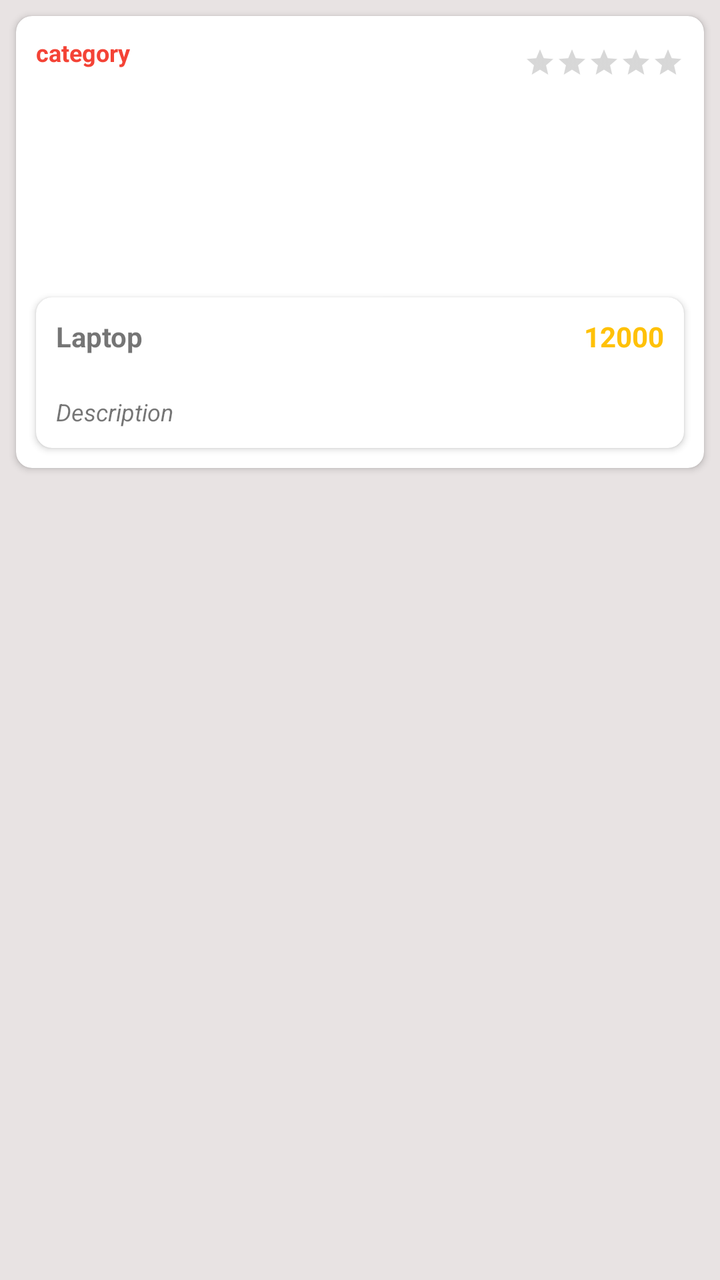
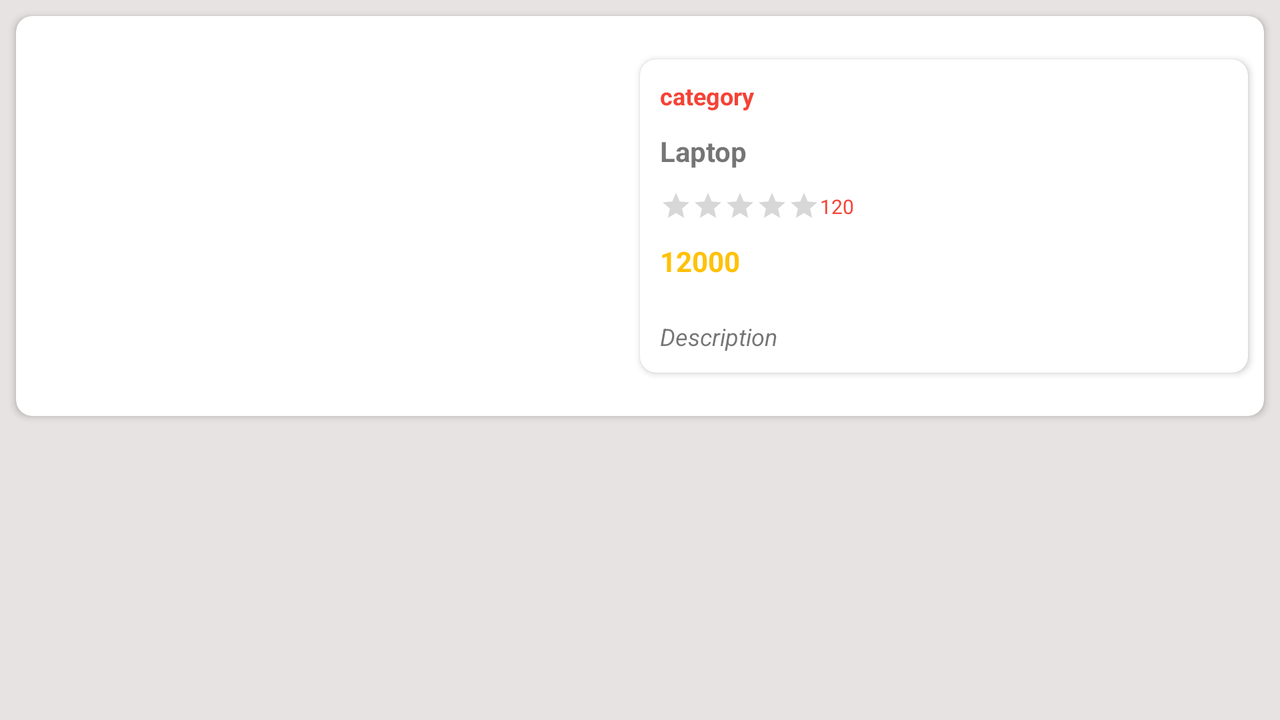

One screen, two layout resources from the same app: the default and the author's alternative for another configuration. Each is rendered where Android would select it; the XML of both is given below.
<!-- AndroidManifest.xml: application theme Theme.HappyCollection -->
<!-- res/layout/adapter_list_item.xml -->
<?xml version="1.0" encoding="utf-8"?>
<FrameLayout xmlns:android="http://schemas.android.com/apk/res/android"
    xmlns:app="http://schemas.android.com/apk/res-auto"
    xmlns:tools="http://schemas.android.com/tools"
    android:layout_width="match_parent"
    android:layout_height="wrap_content"
    android:background="@color/light_grey">

    <androidx.cardview.widget.CardView
        android:layout_width="match_parent"
        android:layout_height="wrap_content"
        android:layout_margin="@dimen/dimens_8dp"
        android:elevation="@dimen/dimens_8dp"
        app:cardCornerRadius="@dimen/dimens_8dp">

        <androidx.constraintlayout.widget.ConstraintLayout
            android:layout_width="match_parent"
            android:layout_height="wrap_content">

            <RatingBar
                android:id="@+id/rating_bar"
                style="?android:attr/ratingBarStyleSmall"
                android:layout_width="wrap_content"
                android:layout_height="wrap_content"
                android:layout_marginTop="@dimen/dimens_10dp"
                android:backgroundTint="@color/yellow"
                android:elevation="@dimen/dimens_100dp"
                android:progressTint="@color/yellow"
                app:layout_constraintBottom_toBottomOf="@+id/category"
                app:layout_constraintEnd_toStartOf="@+id/rating_count"
                app:layout_constraintTop_toTopOf="@+id/category" />

            <TextView
                android:id="@+id/rating_count"
                android:layout_width="wrap_content"
                android:layout_height="wrap_content"
                android:layout_marginEnd="@dimen/dimens_10dp"
                android:elevation="@dimen/dimens_100dp"
                android:textColor="@color/red"
                android:textSize="@dimen/text_10sp"
                app:layout_constraintBottom_toBottomOf="@+id/rating_bar"
                app:layout_constraintEnd_toEndOf="parent"
                app:layout_constraintTop_toTopOf="@+id/rating_bar" />

            <TextView
                android:id="@+id/category"
                android:layout_width="wrap_content"
                android:layout_height="wrap_content"
                android:layout_margin="@dimen/dimens_10dp"
                android:elevation="@dimen/dimens_100dp"
                android:text="category"
                android:textColor="@color/red"
                android:textSize="@dimen/text_12sp"
                android:textStyle="bold"
                app:layout_constraintStart_toStartOf="parent"
                app:layout_constraintTop_toTopOf="parent"
                tools:ignore="HardcodedText" />


            <androidx.appcompat.widget.AppCompatImageView
                android:id="@+id/imageUrl"
                android:layout_width="match_parent"
                android:layout_height="@dimen/dimens_0dp"
                android:layout_margin="@dimen/dimens_10dp"
                android:scaleType="centerInside"
                android:src="@drawable/sample2"
                app:layout_constraintDimensionRatio="1.5:1"
                app:layout_constraintStart_toStartOf="parent"
                app:layout_constraintTop_toTopOf="parent" />

            <androidx.cardview.widget.CardView
                android:id="@+id/product_details"
                android:layout_width="match_parent"
                android:layout_height="wrap_content"
                android:layout_margin="@dimen/dimens_10dp"
                android:elevation="@dimen/dimens_8dp"
                app:cardCornerRadius="@dimen/dimens_8dp"
                app:layout_constraintBottom_toBottomOf="parent">

                <androidx.constraintlayout.widget.ConstraintLayout
                    android:layout_width="match_parent"
                    android:layout_height="wrap_content">

                    <TextView
                        android:id="@+id/title"
                        android:layout_width="@dimen/dimens_0dp"
                        android:layout_height="wrap_content"
                        android:layout_margin="@dimen/dimens_10dp"
                        android:maxLines="1"
                        android:text="Laptop"
                        android:textSize="@dimen/text_14sp"
                        android:textStyle="bold"
                        app:layout_constraintEnd_toStartOf="@+id/price"
                        app:layout_constraintStart_toStartOf="parent"
                        app:layout_constraintTop_toTopOf="parent"
                        tools:ignore="HardcodedText" />

                    <TextView
                        android:id="@+id/price"
                        android:layout_width="wrap_content"
                        android:layout_height="wrap_content"
                        android:layout_margin="@dimen/dimens_10dp"
                        android:text="12000"
                        android:textColor="@color/yellow"
                        android:textSize="@dimen/text_14sp"
                        android:textStyle="bold"
                        app:layout_constraintEnd_toEndOf="parent"
                        app:layout_constraintStart_toEndOf="@+id/title"
                        app:layout_constraintTop_toTopOf="parent"
                        tools:ignore="HardcodedText" />

                    <TextView
                        android:id="@+id/description"
                        android:layout_width="wrap_content"
                        android:layout_height="wrap_content"
                        android:layout_marginTop="@dimen/dimens_10dp"
                        android:maxLines="2"
                        android:padding="@dimen/dimens_10dp"
                        android:text="Description"
                        android:textSize="@dimen/text_12sp"
                        android:textStyle="italic"
                        app:layout_constraintStart_toStartOf="parent"
                        app:layout_constraintTop_toBottomOf="@+id/title"
                        tools:ignore="HardcodedText" />
                </androidx.constraintlayout.widget.ConstraintLayout>
            </androidx.cardview.widget.CardView>
        </androidx.constraintlayout.widget.ConstraintLayout>
    </androidx.cardview.widget.CardView>
</FrameLayout>
<!-- resources referenced by this layout -->
<resources>
  <color name="light_grey">#E8E3E3</color>
  <color name="red">#F44336</color>
  <color name="yellow">#FFC107</color>
  <dimen name="dimens_0dp">0dp</dimen>
  <dimen name="dimens_100dp">100dp</dimen>
  <dimen name="dimens_10dp">10dp</dimen>
  <dimen name="dimens_8dp">8dp</dimen>
  <dimen name="text_10sp">10sp</dimen>
  <dimen name="text_12sp">12sp</dimen>
  <dimen name="text_14sp">14sp</dimen>
  <style name="Theme.HappyCollection" parent="Theme.MaterialComponents.Light">
          
          <item name="colorPrimary">@color/light_green</item>
          <item name="colorPrimaryVariant">@color/green</item>
          <item name="colorOnPrimary">@color/white</item>
          
          <item name="colorSecondary">@color/teal_200</item>
          <item name="colorSecondaryVariant">@color/teal_700</item>
          <item name="colorOnSecondary">@color/white</item>
          
          <item name="android:statusBarColor" tools:targetApi="l">?attr/colorPrimaryVariant</item>
          
      </style>
  <color name="light_green">#94F490</color>
  <color name="green">#01CC0B</color>
  <color name="white">#FFFFFFFF</color>
  <color name="teal_200">#FF03DAC5</color>
  <color name="teal_700">#FF018786</color>
</resources>
<!-- res/layout-land/adapter_list_item.xml (the author's variant of the layout above) -->
<!-- drawn on the phone turned sideways -->
<?xml version="1.0" encoding="utf-8"?>
<androidx.constraintlayout.widget.ConstraintLayout xmlns:android="http://schemas.android.com/apk/res/android"
    xmlns:app="http://schemas.android.com/apk/res-auto"
    xmlns:tools="http://schemas.android.com/tools"
    android:layout_width="match_parent"
    android:layout_height="wrap_content"
    android:background="@color/light_grey"
    android:paddingBottom="@dimen/dimens_10dp">

    <androidx.cardview.widget.CardView
        android:layout_width="match_parent"
        android:layout_height="wrap_content"
        android:layout_margin="@dimen/dimens_8dp"
        android:elevation="@dimen/dimens_8dp"
        app:cardCornerRadius="@dimen/dimens_8dp"
        app:layout_constraintStart_toStartOf="parent"
        app:layout_constraintTop_toTopOf="parent">

        <androidx.constraintlayout.widget.ConstraintLayout
            android:layout_width="match_parent"
            android:layout_height="wrap_content">

            <androidx.appcompat.widget.AppCompatImageView
                android:id="@+id/imageUrl"
                android:layout_width="@dimen/dimens_0dp"
                android:layout_height="200dp"
                android:scaleType="centerInside"
                android:src="@drawable/sample2"
                app:layout_constraintEnd_toStartOf="@+id/product_details"
                app:layout_constraintHorizontal_bias=".5"
                app:layout_constraintStart_toStartOf="parent"
                app:layout_constraintTop_toTopOf="parent" />

            <androidx.cardview.widget.CardView
                android:id="@+id/product_details"
                android:layout_width="@dimen/dimens_0dp"
                android:layout_height="match_parent"
                android:layout_margin="@dimen/dimens_8dp"
                android:elevation="@dimen/dimens_8dp"
                app:cardCornerRadius="@dimen/dimens_8dp"
                app:layout_constraintBottom_toBottomOf="parent"
                app:layout_constraintEnd_toEndOf="parent"
                app:layout_constraintHorizontal_bias=".5"
                app:layout_constraintStart_toEndOf="@+id/imageUrl"
                app:layout_constraintTop_toTopOf="parent">

                <androidx.constraintlayout.widget.ConstraintLayout
                    android:layout_width="match_parent"
                    android:layout_height="wrap_content">

                    <RatingBar
                        android:id="@+id/rating_bar"
                        style="?android:attr/ratingBarStyleSmall"
                        android:layout_width="wrap_content"
                        android:layout_height="wrap_content"
                        android:layout_margin="@dimen/dimens_10dp"
                        android:layout_marginTop="@dimen/dimens_10dp"
                        android:backgroundTint="@color/black"
                        android:elevation="@dimen/dimens_100dp"
                        android:progressTint="@color/yellow"
                        app:layout_constraintStart_toStartOf="parent"
                        app:layout_constraintTop_toBottomOf="@+id/title" />

                    <TextView
                        android:id="@+id/title"
                        android:layout_width="match_parent"
                        android:layout_height="wrap_content"
                        android:layout_margin="@dimen/dimens_10dp"
                        android:maxLines="2"
                        android:text="Laptop"
                        android:textSize="@dimen/text_14sp"
                        android:textStyle="bold"
                        app:layout_constraintStart_toStartOf="parent"
                        app:layout_constraintTop_toBottomOf="@+id/category"
                        tools:ignore="HardcodedText" />

                    <TextView
                        android:id="@+id/category"
                        android:layout_width="wrap_content"
                        android:layout_height="wrap_content"
                        android:layout_margin="@dimen/dimens_10dp"
                        android:elevation="@dimen/dimens_100dp"
                        android:text="category"
                        android:textColor="@color/red"
                        android:textSize="@dimen/text_12sp"
                        android:textStyle="bold"
                        app:layout_constraintStart_toStartOf="parent"
                        app:layout_constraintTop_toTopOf="parent"
                        tools:ignore="HardcodedText" />

                    <TextView
                        android:id="@+id/rating_count"
                        android:layout_width="wrap_content"
                        android:layout_height="wrap_content"
                        android:layout_marginEnd="@dimen/dimens_10dp"
                        android:elevation="@dimen/dimens_100dp"
                        android:text="120"
                        android:textColor="@color/red"
                        android:textSize="@dimen/text_10sp"
                        app:layout_constraintBottom_toBottomOf="@+id/rating_bar"
                        app:layout_constraintStart_toEndOf="@+id/rating_bar"
                        app:layout_constraintTop_toTopOf="@+id/rating_bar"
                        tools:ignore="HardcodedText" />

                    <TextView
                        android:id="@+id/price"
                        android:layout_width="wrap_content"
                        android:layout_height="wrap_content"
                        android:layout_margin="@dimen/dimens_10dp"
                        android:text="12000"
                        android:textColor="@color/yellow"
                        android:textSize="@dimen/text_14sp"
                        android:textStyle="bold"
                        app:layout_constraintStart_toStartOf="parent"
                        app:layout_constraintTop_toBottomOf="@+id/rating_bar"
                        tools:ignore="HardcodedText" />

                    <TextView
                        android:id="@+id/description"
                        android:layout_width="wrap_content"
                        android:layout_height="wrap_content"
                        android:layout_marginTop="@dimen/dimens_10dp"
                        android:maxLines="3"
                        android:padding="@dimen/dimens_10dp"
                        android:text="Description"
                        android:textSize="@dimen/text_12sp"
                        android:textStyle="italic"
                        app:layout_constraintStart_toStartOf="parent"
                        app:layout_constraintTop_toBottomOf="@+id/price"
                        tools:ignore="HardcodedText" />
                </androidx.constraintlayout.widget.ConstraintLayout>
            </androidx.cardview.widget.CardView>
        </androidx.constraintlayout.widget.ConstraintLayout>
    </androidx.cardview.widget.CardView>
</androidx.constraintlayout.widget.ConstraintLayout>
<!-- resources referenced by the variant -->
<!-- as the phone turned sideways resolves them -->
<resources>
  <color name="black">#FF000000</color>
  <color name="light_grey">#E8E3E3</color>
  <color name="red">#F44336</color>
  <color name="yellow">#FFC107</color>
  <dimen name="dimens_0dp">0dp</dimen>
  <dimen name="dimens_100dp">100dp</dimen>
  <dimen name="dimens_10dp">10dp</dimen>
  <dimen name="dimens_8dp">8dp</dimen>
  <dimen name="text_10sp">10sp</dimen>
  <dimen name="text_12sp">12sp</dimen>
  <dimen name="text_14sp">14sp</dimen>
  <style name="Theme.HappyCollection" parent="Theme.MaterialComponents.Light">
          
          <item name="colorPrimary">@color/light_green</item>
          <item name="colorPrimaryVariant">@color/green</item>
          <item name="colorOnPrimary">@color/white</item>
          
          <item name="colorSecondary">@color/teal_200</item>
          <item name="colorSecondaryVariant">@color/teal_700</item>
          <item name="colorOnSecondary">@color/white</item>
          
          <item name="android:statusBarColor" tools:targetApi="l">?attr/colorPrimaryVariant</item>
          
      </style>
  <color name="light_green">#94F490</color>
  <color name="green">#01CC0B</color>
  <color name="white">#FFFFFFFF</color>
  <color name="teal_200">#FF03DAC5</color>
  <color name="teal_700">#FF018786</color>
</resources>
